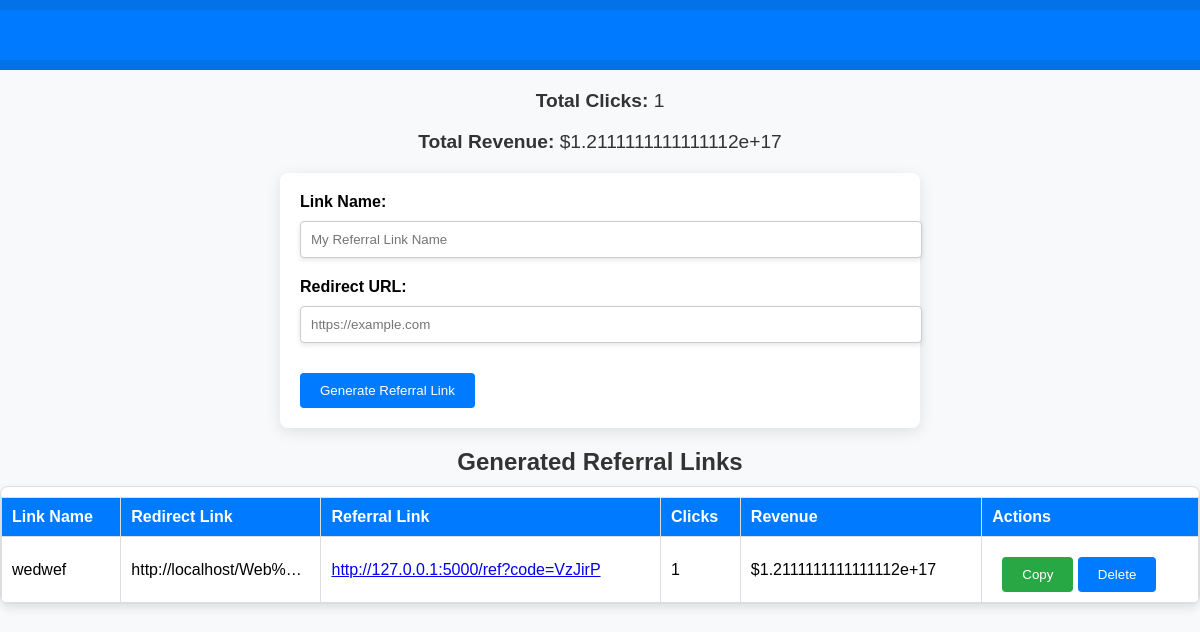
The page / on the database its author committed.
### app.py (models this page shows)
class GlobalStats(db.Model):
    id = db.Column(db.Integer, primary_key=True)
    total_clicks = db.Column(db.Integer, default=0)
    total_revenue = db.Column(db.Float, default=0.0)

class Referral(db.Model):
    id = db.Column(db.Integer, primary_key=True)
    link_name = db.Column(db.String(150), nullable=False)  # New field for link name
    redirect_link = db.Column(db.String(150), nullable=False)
    referral_link = db.Column(db.String(150), unique=True, nullable=False)
    click_count = db.Column(db.Integer, default=0)
    income = db.Column(db.Float, default=0.0)

### app.py (the view)
@app.route('/')
def dashboard():
    referrals = Referral.query.all()
    stats = GlobalStats.query.first()
    if not stats:
        stats = GlobalStats(total_clicks=0, total_revenue=0.0)
        db.session.add(stats)
        db.session.commit()
    return render_template('dashboard.html', referrals=referrals, stats=stats)

### templates/dashboard.html (shortened to what this page needs)
<!DOCTYPE html>
<html lang="en">
<head>
</head>
<body>
  <div class="supertop-border">
    <div class="top-border">
    </div>
</div>
    <div class="stats">
        <p><strong>Total Clicks:</strong> {{ stats.total_clicks }}</p>
        <p><strong>Total Revenue:</strong> ${{ stats.total_revenue | round(2) }}</p>
    </div>
    <div class="form-container">
        <form action="/generate" method="POST">
            <div class="form-group">
                <label for="link_name">Link Name:</label>
                <input type="text" id="link_name" name="link_name" placeholder="My Referral Link Name" required>
            </div>
            <div class="form-group">
                <label for="redirect_link">Redirect URL:</label>
                <input type="url" id="redirect_link" name="redirect_link" placeholder="https://example.com" required>
            </div>
            <button type="submit">Generate Referral Link</button>
        </form>
    </div>
    <h2>Generated Referral Links</h2>
    <div class="referral-container">
        <table>
            <thead>
                <tr>
                    <th>Link Name</th>
                    <th>Redirect Link</th>
                    <th>Referral Link</th>
                    <th>Clicks</th>
                    <th>Revenue</th>
                    <th>Actions</th>
                </tr>
            </thead>
            <tbody>
                {% for referral in referrals %}
                <tr>
                    <td>{{ referral.link_name }}</td>
                    <td class="truncated">{{ referral.redirect_link }}</td>
                    <td>
                        <a href="{{ referral.referral_link }}" target="_blank">{{ referral.referral_link }}</a>
                    </td>
                    <td>{{ referral.click_count }}</td>
                    <td>${{ referral.income | round(2) }}</td>
                    <td>
                        <button class="copy-button" onclick="copyToClipboard('{{ referral.referral_link }}')">Copy</button>
                        <form action="/delete/{{ referral.id }}" method="POST" style="display:inline;">
                            <button type="submit" onclick="return confirm('Are you sure you want to delete this referral link?');">Delete</button>
                        </form>
                    </td>
                </tr>
                {% endfor %}
            </tbody>
        </table>
    </div>
</body>
</html>

### templates/dashboard.html (style rules this page uses)
body { font-family: Arial, sans-serif; margin: 0; background-color: #f8f9fa; }
h1, h2 { color: #333; text-align: center; margin-bottom: 10px; }
.supertop-border { height: 70px; background-color: #0371e7; width: 100%; display: flex; align-items: center; margin: 0; padding: 0; box-sizing: border-box; }
.top-border { height: 50px; background-color: #007bff; display: flex; align-items: center; width: 100%; }
.stats { margin: 20px 0; text-align: center; font-size: 1.2em; color: #333; }
.form-container { margin-bottom: 20px; padding: 20px; background-color: white; border-radius: 8px; box-shadow: 0 4px 15px rgba(0, 0, 0, 0.1); max-width: 600px; margin: 0 auto; }
.form-group { margin-bottom: 15px; display: flex; flex-direction: column; align-items: stretch; }
label { margin-bottom: 5px; font-weight: bold; }
input[type="url"], input[type="text"] { width: 100%; padding: 10px; margin: 5px 0; border: 1px solid #ccc; border-radius: 4px; box-shadow: 0 2px 5px rgba(0, 0, 0, 0.1); }
button { padding: 10px 20px; background-color: #007bff; color: white; border: none; border-radius: 4px; cursor: pointer; margin-top: 10px; transition: background-color 0.3s; }
.copy-button { background-color: #28a745; margin-left: 10px; }
.referral-container { max-height: 400px; overflow-y: auto; margin: 0 auto; padding: 0; border: 1px solid #ddd; border-radius: 8px; background-color: white; box-shadow: 0 4px 10px rgba(0, 0, 0, 0.1); }
table { width: 100%; border-collapse: collapse; margin-top: 10px; }
table, th, td { border: 1px solid #ddd; }
th, td { padding: 10px; text-align: left; }
th { background-color: #007bff; color: white; position: sticky; top: 0; z-index: 10; }
.truncated { overflow: hidden; text-overflow: ellipsis; white-space: nowrap; max-width: 150px; }

### rows shown on the page
GlobalStats: total_clicks "1", total_revenue "1.2111111111111112e+17"
Referral: link_name "wedwef", redirect_link "http://localhost/Web%2…", referral_link "http://127.0.0.1:5000/ref?code=VzJirP", click_count "1", income "1.2111111111111112e+17"
